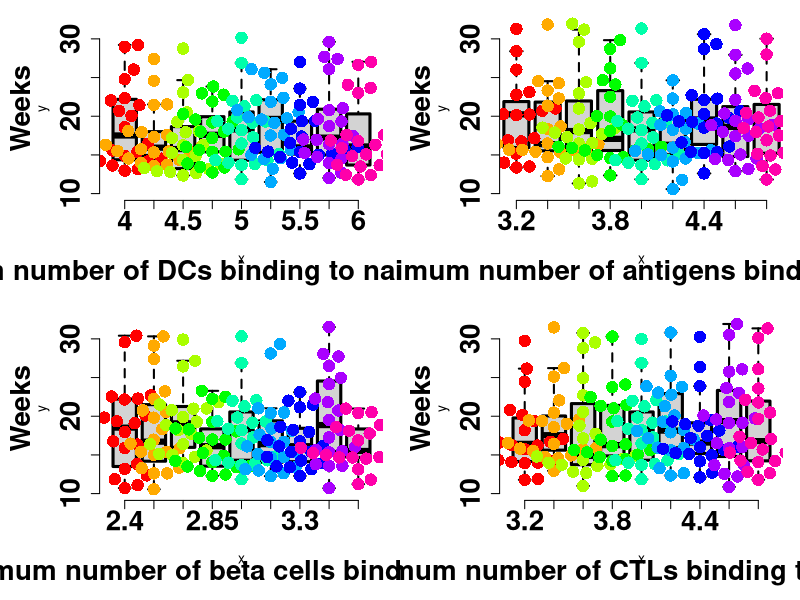

This figure's R source:
setwd("D:/Projects/T1D/Figures")
library(beeswarm)
Mydata41=read.csv("Figure Sbox41.csv")
Mydata42=read.csv("Figure Sbox42.csv")
Mydata43=read.csv("Figure Sbox43.csv")
Mydata44=read.csv("Figure Sbox44.csv")

tiff("Figure Sbox4.tiff", width = 17, height = 10, units = 'in', res = 400, compression = 'lzw')

par(mar=c(6,6,1,1),mfrow=c(2,2),font.axis=2)

#--------------Figure sbox41------------------------------------

#tiff("Figure 7a.tiff", width = 10, height = 7, units = 'in', res = 400, compression = 'lzw')

boxplot(y ~ x, data = Mydata41, 
        outline = FALSE,size=2,cex.axis=2,lwd = 2, boxlwd = 3,font=2, frame.plot=FALSE, ylim=c(10,32))
beeswarm(y ~ x, data = Mydata41, 
         col = rainbow(9), pch = 16, add = TRUE, method= 'swarm', cex=2,frame.plot=FALSE,lwd=3)
#box(lwd=3,frame.plot=FALSE) 


title(xlab="Maximum number of DCs binding to naive CD8+ T cells", ylab="Weeks",cex.lab=2,font.lab = 2, mgp=c(4,1,0))

#dev.off()

#--------------Figure sbox42------------------------------------

#tiff("Figure 7b.tiff", width = 10, height = 7, units = 'in', res = 400, compression = 'lzw')
par(mar=c(6,6,1,1))

boxplot(y ~ x, data = Mydata42, 
        outline = FALSE,size=2.0,cex.axis=2.0,lwd = 2, boxlwd = 3,font=2, frame.plot=FALSE, ylim=c(10,32), xlim=c(0.8,9.2))
beeswarm(y ~ x, data = Mydata42, 
         col = rainbow(9), pch = 16, add = TRUE, method= 'swarm', cex=2,frame.plot=FALSE,lwd=3)

title(xlab="Maximum number of antigens binding to DCs", ylab="Weeks",cex.lab=2,font.lab = 2, mgp=c(4,1,0))

#dev.off()

#--------------Figure sbox43------------------------------------

#tiff("Figure 7c.tiff", width = 10, height = 7, units = 'in', res = 400, compression = 'lzw')

par(mar=c(6,6,1,1))
boxplot(y ~ x, data = Mydata43, 
        outline = FALSE,size=2.0,cex.axis=2.0,lwd = 2, boxlwd = 3,font=2, frame.plot=FALSE,ylim=c(10,32))
beeswarm(y ~ x, data = Mydata43, 
         col = rainbow(9), pch = 16, add = TRUE, method= 'swarm', cex=2,frame.plot=FALSE,lwd=3)

title(xlab="Maximum number of beta cells binding to CTLs", ylab="Weeks",cex.lab=2,font.lab = 2, mgp=c(4,1,0))

#dev.off()

#--------------Figure sbox44------------------------------------

#tiff("Figure 7d.tiff", width = 10, height = 7, units = 'in', res = 400, compression = 'lzw')
par(mar=c(6,6,1,1))
boxplot(y ~ x, data = Mydata44, 
        outline = FALSE,size=2.0,cex.axis=2.0,lwd = 2, boxlwd = 3,font=2, frame.plot=FALSE, ylim=c(10,32))
beeswarm(y ~ x, data = Mydata44, 
         col = rainbow(9), pch = 16, add = TRUE, method= 'swarm', cex=2,frame.plot=FALSE,lwd=3)


title(xlab="Maximum number of CTLs binding to beta cells",ylab="Weeks",cex.lab=2,font.lab = 2, mgp=c(4,1,0))

#dev.off()

dev.off()
